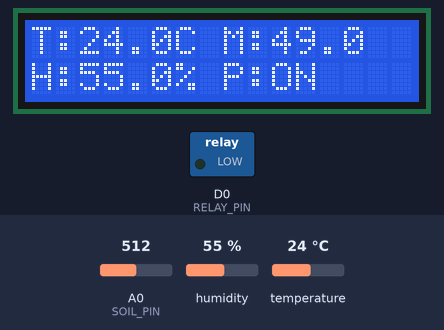
Bench run of a sketch on a simulated ESP8266 (NodeMCU). On the bench: 16×2 character LCD, switched loads named in the sketch (green lamp = pin HIGH). Inputs (shaded band) come from the test bench; at power-on: A0 (SOIL_PIN) = 512, humidity 55 %, temperature 24 °C. What the sketch prints to the serial monitor is not drawn.

Above: at 3.2 s.
3.3 s: A0 (SOIL_PIN) set to 488
At 4.9 s:
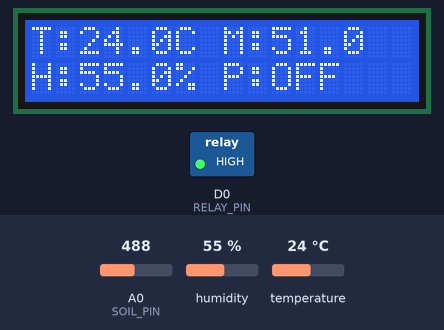
6.0 s: humidity set to 22 %
At 6.4 s:
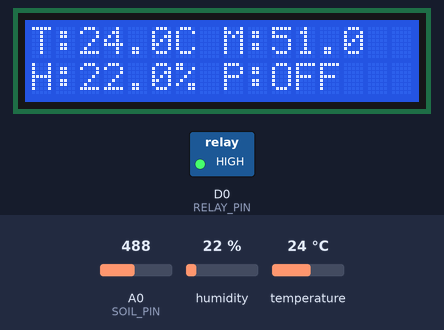
8.7 s: temperature set to 12 °C
At 10.8 s:
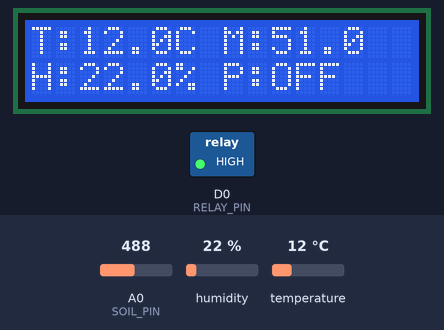
11.7 s: A0 (SOIL_PIN) set to 510
At 13.6 s:
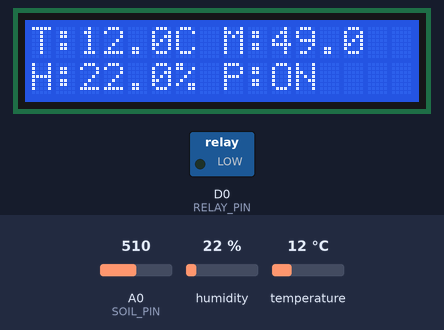
14.4 s: humidity set to 40 %
At 16.7 s:
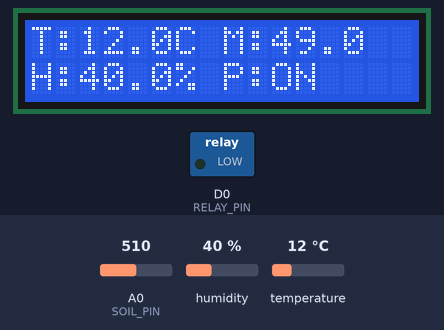
17.8 s: A0 (SOIL_PIN) set to 490
At 19.5 s:
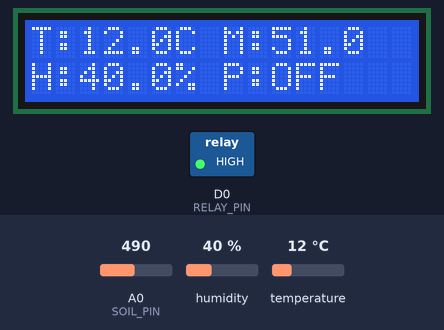
Timing chart, 0 to 21.0 s (numbered marks = the images above; inputs shaded):
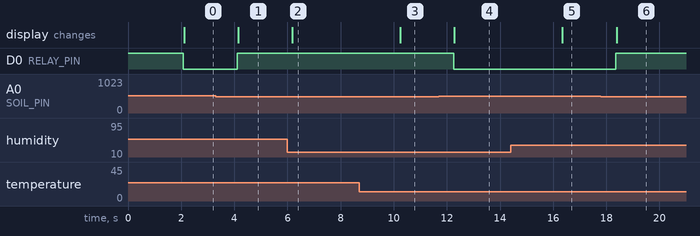

The sketch:

SmartIrrigationNodeMCU.ino
```cpp
#include <DHT.h>
#include <Wire.h>
#include <LiquidCrystal_I2C.h>

// Pin Definitions
#define DHTPIN D5          // DHT22 data pin (GPIO14)
#define DHTTYPE DHT22
#define RELAY_PIN D0       // Relay connected to GPIO16 (D0)
#define SOIL_PIN A0        // Soil moisture analog input (A0)

// Initialize DHT sensor
DHT dht(DHTPIN, DHTTYPE);

// Initialize LCD with I2C address, 16 columns, 2 rows
LiquidCrystal_I2C lcd(0x3F, 16, 2); // Change 0x27 if needed (e.g., 0x3F, 0x38)

// Moisture threshold for the pump (calibrate based on your soil sensor)
const int moistureThreshold = 500;  // Change this based on calibration
bool pumpState = false;

void setup() {
  Serial.begin(115200);
  dht.begin();

  pinMode(RELAY_PIN, OUTPUT);
  digitalWrite(RELAY_PIN, HIGH); // Relay is active LOW → HIGH = OFF

  lcd.begin(16,2);               // Initialize the LCD
  lcd.backlight();           // Turn on the backlight
  lcd.setCursor(0, 0);       // Move cursor to row 0, column 0
  lcd.print("Initializing...");

  delay(2000); // Sensor warm-up
}

void loop() {
  // Read DHT22 sensor data
  float humidity = dht.readHumidity();
  float temperature = dht.readTemperature();
  int soilMoistureRaw = analogRead(SOIL_PIN);
  float soilMoisturePercent = map(soilMoistureRaw, 1023, 0, 0, 100);

  // Check if any DHT22 readings failed
  if (isnan(humidity) || isnan(temperature)) {
    Serial.println("Failed to read from DHT22 sensor!");
    return; // Skip rest of loop
  }

  // Control logic for relay (pump)
  if (soilMoistureRaw > moistureThreshold) {
    digitalWrite(RELAY_PIN, LOW);  // Turn pump ON
    pumpState = true;
  } else {
    digitalWrite(RELAY_PIN, HIGH); // Turn pump OFF
    pumpState = false;
  }

  // Send data over Serial for GUI (debugging)
  Serial.print("T:");
  Serial.print(temperature, 1); // 1 decimal place
  Serial.print(",H:");
  Serial.print(humidity, 1);
  Serial.print(",M:");
  Serial.print(soilMoisturePercent, 1);
  Serial.print(",P:");
  Serial.println(pumpState ? 1 : 0);

  // Update LCD
  lcd.clear();                  // Clear previous LCD content
  lcd.setCursor(0, 0);          // Set cursor to top row
  lcd.print("T:");
  lcd.print(temperature, 1);    // Print temperature
  lcd.print("C");

  lcd.setCursor(0, 1);          // Move to second row
  lcd.print("H:");
  lcd.print(humidity, 1);       // Print humidity
  lcd.print("%");

  // Optionally, display soil moisture & pump status
  lcd.setCursor(8, 0);          // Move cursor to the middle
  lcd.print("M:");
  lcd.print(soilMoisturePercent, 1);  // Soil moisture percentage

  lcd.setCursor(8, 1);          // Move to second row again
  lcd.print("P:");
  lcd.print(pumpState ? "ON" : "OFF");  // Display pump status

  delay(2000); // Delay to update every 2 seconds
}
```

Measured:
- the behaviour switches between 501 and 500 on A0 (SOIL_PIN) (found by bisection; images 0 and 1)
- after the input at 3.3 s, D0 (RELAY_PIN): LOW → HIGH after 0.82 s; the display: changes after 0.85 s (image 1)
- after the input at 6.0 s, the display: changes after 0.18 s (image 2)
- after the input at 8.7 s, the display: changes after 1.5 s (image 3)
- after the input at 11.7 s, D0 (RELAY_PIN): HIGH → LOW after 0.56 s; the display: changes after 0.58 s (image 4)
- after the input at 14.4 s, the display: changes after 2.0 s (image 5)
- after the input at 17.8 s, D0 (RELAY_PIN): LOW → HIGH after 0.56 s; the display: changes after 0.59 s (image 6)
